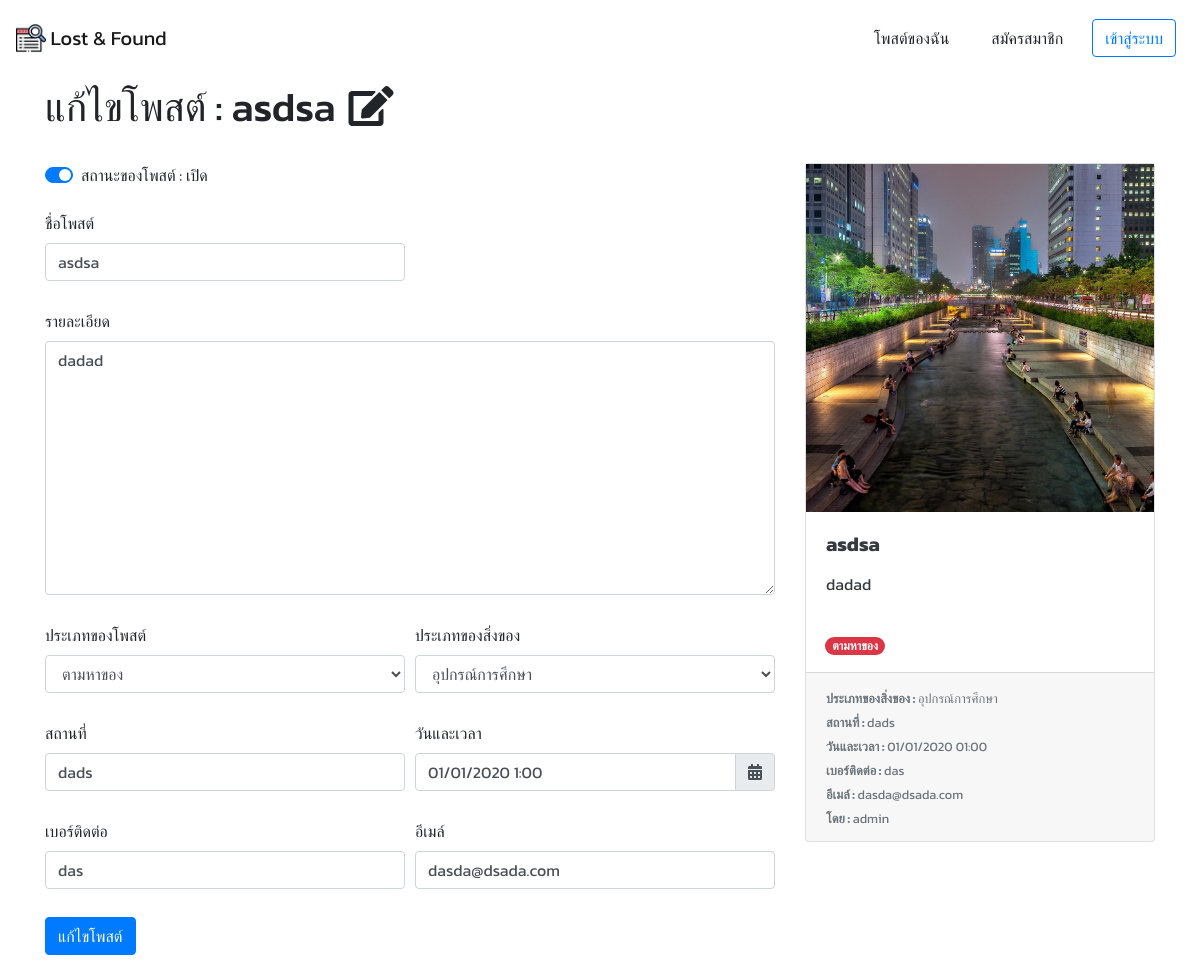
/edit_post/17/, run on an earlier commit of the app's database.
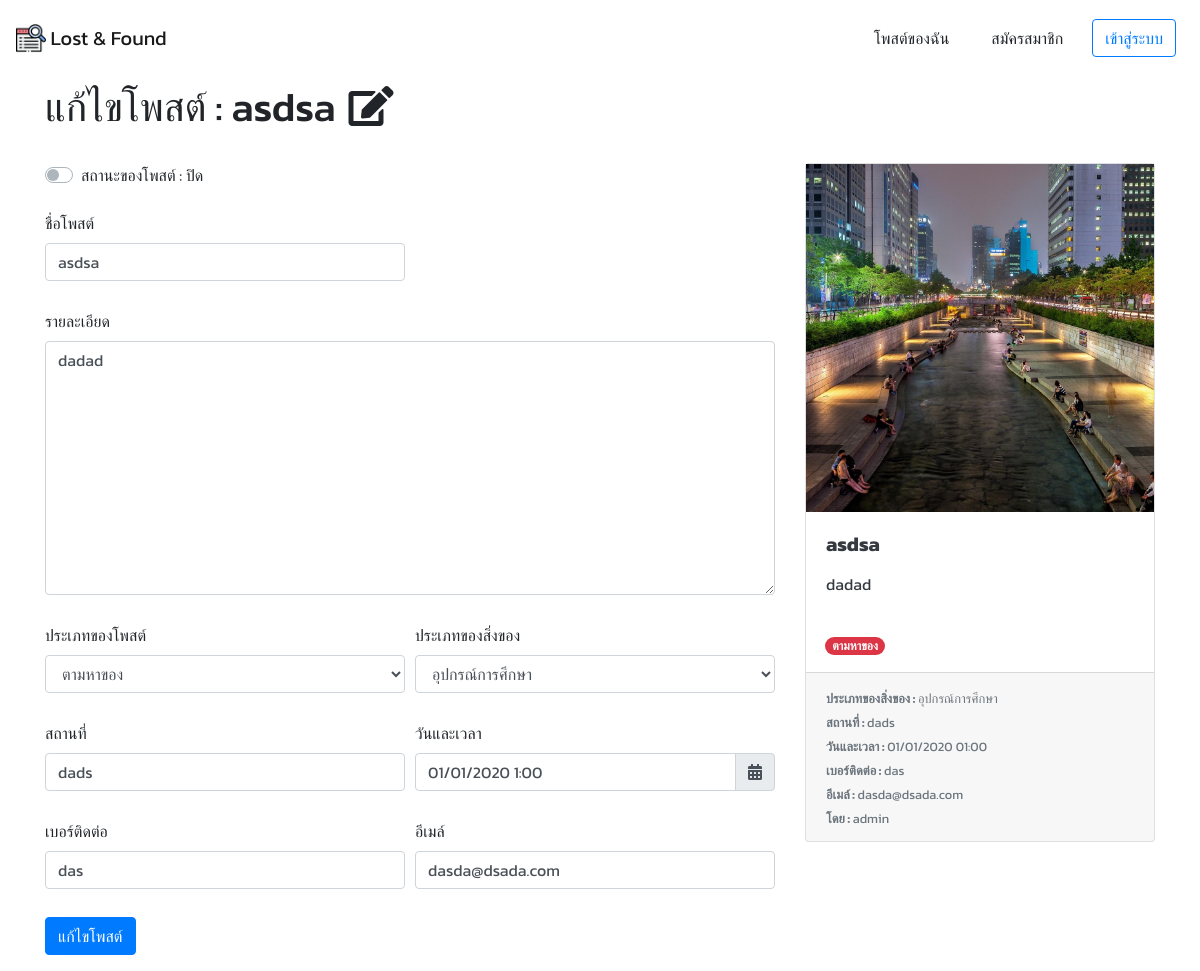
And on a later commit of the database.
### posts/views.py (the view, shortened to what this page needs)
# urls.py: path('edit_post/<int:post_id>/', EditPostView.as_view(), name='edit_post'),
class EditPostView(View):
    template_name = 'edit_post.html'
    def get(self, request, post_id):
        post = Post.objects.get(id=post_id)
        form = PostForm(instance=post)
        return render(request, self.template_name, {
            'form' : form,
            'post': post
        })

### posts/models.py (called while the page is built)
    def __str__(self):
        return self.name

    def __str__(self):
        return self.title

### posts/templates/edit_post.html (shortened to what the changed rows need)
{% extends 'base_layout.html' %}
{% load static %}
{% block style %}
    <link rel="stylesheet" href="{% static 'css/tempus.css' %}">
{% endblock %}
{% block content %}
    <form action="{% url 'edit_post' post.id %}" method='POST'>
        <div class='container'>
            <h1 class='mt-2'>แก้ไขโพสต์ : {{ post }} <i class="fas fa-edit ml-1"></i> </h1>
            <div class='row'>
                <div class="container mt-4">
                    <div class="row">
                        <div class="col-md-8">
                               <div class="custom-control custom-switch">
                                   {% if post.is_active %}
                                        <label class="custom-control-label" for="is_active">สถานะของโพสต์ : เปิด</label>
                                   {% else %}
                                        <label class="custom-control-label">สถานะของโพสต์ : ปิด</label>
                                   {% endif %}
                                </div><br>
                        </div>
                    </div>
                </div>
            </div>
        </div>
    </form>
{% endblock %}

What changed in the data, as far as the page shows it:
changed Post "asdsa": is_active True → False (drawn)
Also different on the page:
text no longer shown: "สถานะของโพสต์ : เปิด"
text now shown: "สถานะของโพสต์ : ปิด"
